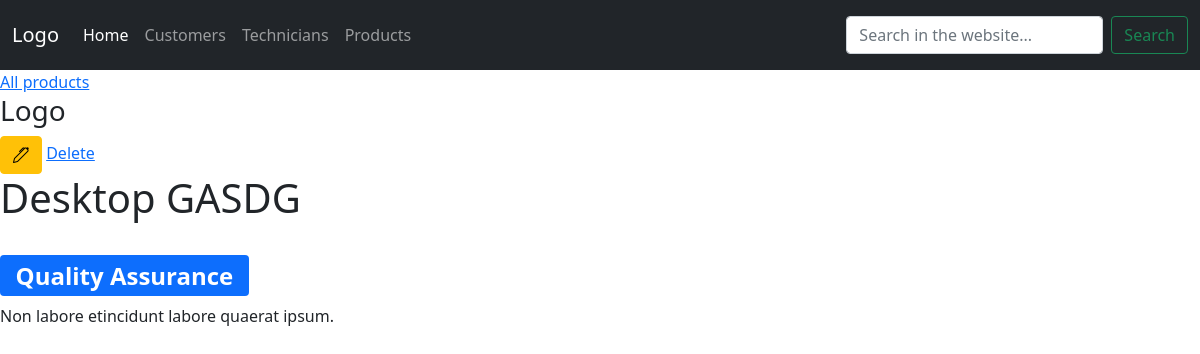
Screenshot of /product/284 with the database file from the repository.
### hotline/models.py (models this page shows, shortened)
class product(models.Model):
    name = models.CharField(max_length=50)
    department_id = ForeignKey('department', on_delete=models.PROTECT)
    description = models.TextField(blank=True, null=True)

class department(models.Model):
    name = models.CharField(max_length=50)
    subset = models.CharField(max_length=50)
    def __str__(self):
        return self.name

### hotline/views.py (the view)
# urls.py: path('product/<str:pk>', views.product_detail, name='product_detail'),
def product_detail(request, pk):
    my_product = product.objects.get(id=pk)
    context = {
        'my_product': my_product,
    }
    return render(request, 'hotline/product_detail.html', context)

### hotline/templates/hotline/product_detail.html
{% extends 'hotline/home.html' %}
{% block content %}
<a href="{% url 'product_list' %}">All products</a>
<h3>Logo</h3>
<a href="{% url 'update_product' my_product.id %}"><span class="btn btn-warning"><i class="bi bi-pen"></i></span></a> <a href="#">Delete</a>
<h1>{{ my_product.name }}</h1>
<br>
<h2><span class="badge bg-primary">{{ my_product.department_id }}</span></h2>
<p>{{ my_product.description }} </p>
{% endblock %}

### rows the page displays
product: name "Desktop GASDG", department_id "Quality Assurance", description "Non labore etincidunt labore quaerat ipsum."
